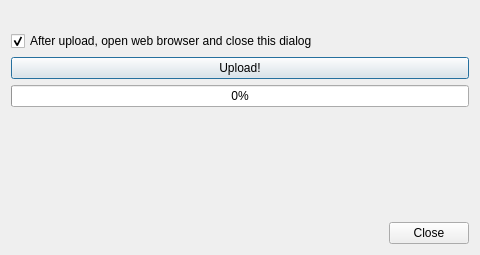
<?xml version="1.0" encoding="UTF-8"?>
<ui version="4.0">
 <class>librepcb::project::editor::OrderPcbDialog</class>
 <widget class="QDialog" name="librepcb::project::editor::OrderPcbDialog">
  <property name="geometry">
   <rect>
    <x>0</x>
    <y>0</y>
    <width>480</width>
    <height>255</height>
   </rect>
  </property>
  <property name="windowTitle">
   <string>Order PCB</string>
  </property>
  <layout class="QVBoxLayout" name="verticalLayout" stretch="0,0,0,0,1,0">
   <item>
    <widget class="QLabel" name="lblDocumentation">
     <property name="styleSheet">
      <string notr="true">QLabel {
	background-color: rgb(255, 255, 127);
	color: rgb(170, 0, 0);
};</string>
     </property>
     <property name="text">
      <string notr="true"/>
     </property>
     <property name="textFormat">
      <enum>Qt::RichText</enum>
     </property>
     <property name="wordWrap">
      <bool>true</bool>
     </property>
     <property name="margin">
      <number>3</number>
     </property>
     <property name="openExternalLinks">
      <bool>true</bool>
     </property>
    </widget>
   </item>
   <item>
    <widget class="QCheckBox" name="cbxOpenBrowser">
     <property name="text">
      <string>After upload, open web browser and close this dialog</string>
     </property>
     <property name="checked">
      <bool>true</bool>
     </property>
    </widget>
   </item>
   <item>
    <widget class="QPushButton" name="btnUpload">
     <property name="text">
      <string>Upload!</string>
     </property>
     <property name="default">
      <bool>true</bool>
     </property>
    </widget>
   </item>
   <item>
    <widget class="QProgressBar" name="progressBar">
     <property name="value">
      <number>0</number>
     </property>
    </widget>
   </item>
   <item>
    <widget class="QLabel" name="lblStatus">
     <property name="text">
      <string notr="true"/>
     </property>
     <property name="openExternalLinks">
      <bool>true</bool>
     </property>
     <property name="textInteractionFlags">
      <set>Qt::LinksAccessibleByMouse|Qt::TextSelectableByMouse</set>
     </property>
    </widget>
   </item>
   <item>
    <widget class="QDialogButtonBox" name="btnBox">
     <property name="orientation">
      <enum>Qt::Horizontal</enum>
     </property>
     <property name="standardButtons">
      <set>QDialogButtonBox::Close</set>
     </property>
    </widget>
   </item>
  </layout>
 </widget>
 <resources/>
 <connections>
  <connection>
   <sender>btnBox</sender>
   <signal>accepted()</signal>
   <receiver>librepcb::project::editor::OrderPcbDialog</receiver>
   <slot>accept()</slot>
   <hints>
    <hint type="sourcelabel">
     <x>248</x>
     <y>254</y>
    </hint>
    <hint type="destinationlabel">
     <x>157</x>
     <y>274</y>
    </hint>
   </hints>
  </connection>
  <connection>
   <sender>btnBox</sender>
   <signal>rejected()</signal>
   <receiver>librepcb::project::editor::OrderPcbDialog</receiver>
   <slot>reject()</slot>
   <hints>
    <hint type="sourcelabel">
     <x>316</x>
     <y>260</y>
    </hint>
    <hint type="destinationlabel">
     <x>286</x>
     <y>274</y>
    </hint>
   </hints>
  </connection>
 </connections>
</ui>
